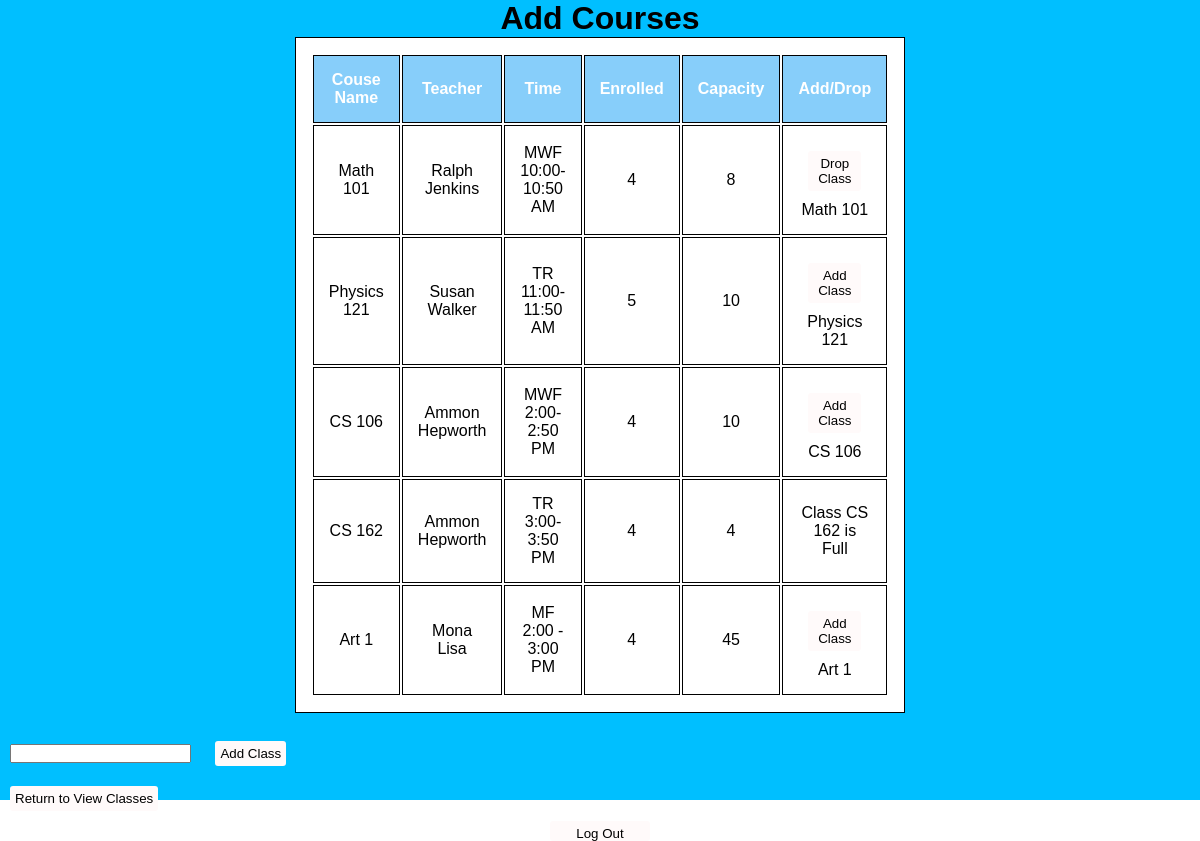
/student/courses (signed in), run on the app's committed database.
### runner.py (models this page shows, shortened)
class Courses(db.Model):
    __tablename__ = "Courses"
    class_id = db.Column(db.Integer, primary_key = True)
    class_name = db.Column(db.String, nullable = False)
    teacher = db.Column(db.String, nullable = False)
    time = db.Column(db.String, nullable = False)
    enrolled = db.Column(db.Integer, nullable = False)
    capacity = db.Column(db.Integer, nullable = False)

### runner.py (the view, shortened to what this page needs)
@app.route("/student/courses", methods=["GET", "POST"])
@login_required
def student_edit():
    if request.method == "GET":
        enrollment = Enrollment.query.filter_by(users_id = current_user.user_id)
        enrolledClasses = []
        for course in enrollment:
            enrolledClasses.append(course.classes_id)
        return render_template('student-edit-classes.html', courses = Courses.query.all(), enrollment = enrolledClasses)

### runner.py (called while the page is built)
@login_manager.user_loader
def load_user(user_id):
    return Users.query.filter_by(user_id = user_id).first()

### templates/student-edit-classes.html (shortened to what this page needs)
<!DOCTYPE html>
<html>
    <head>
        <link rel="stylesheet" href="/static/styles.css">
    </head>
	<body>
		<div class='student_edit'>
            <h1 class = "center">Add Courses</h1>
            <table id = "availableCourses">
                <thead>
                    <tr>
                        <th>Couse Name</th>
                        <th>Teacher</th>
                        <th>Time</th>
                        <th>Enrolled</th>
                        <th>Capacity</th>
						<th>Add/Drop</th>
                    </tr>
                </thead>
                <tbody>
				{% for course in courses %}
					<tr>
						<td>{{course.class_name}}</td>
						<td>{{course.teacher}}</td>
						<td>{{course.time}}</td>
						<td>{{course.enrolled}}</td>
						<td>{{course.capacity}}</td>
						{% if course.class_id in enrollment%}
							<td>
								<button type="button" class="s_drop_class" id="s_drop_class" onclick="s_drop_class_func()">Drop Class</button>
								<p>{{course.class_name}}</p>
							</td>
						{% elif course.capacity == course.enrolled %}
							<td>Class {{course.class_name}} is Full</td>
						{% else %}
							<td>
								<button type="button" class="s_add_class" id="s_add_class" onclick="s_add_class_func()">Add Class</button>
								<p>{{course.class_name}}</p>
							</td>
						{% endif %}
					</tr>
				{% endfor %}
				</tbody>
            </table><br>
			<input type="text" id="adding_class" name="Class to Add">
			<button type="button" class = "s_add_classes" id = "s_add_classes">Add Class</button><br>
			<button type="button" class = "s_view_classes" id = "s_view_classes">Return to View Classes</button><br>
            <button type="button" class = "logout" id = "logoutStudentEdit">Log Out</button>
		</div>
	</body>
</html>

### static/styles.css (style rules this page uses)
* { margin: 0; padding: 0; font-family: sans-serif; line-height: normal; }
.center { text-align: center; }
button { padding: 5px 5px; border-radius: 3px; border: none; margin: 10px; background-color: snow; }
input { margin: 10px; }
.logout { height: 20px; width: 100px; margin: 0 auto; display: block; }
.student_edit { background-position: center; background-color: deepskyblue; width: 100%; height: 100vh; }
table, th, td { border: 1px solid black; margin-left: auto; margin-right: auto; width: 50%; padding: 15px; text-align: center; color: black; background-color:white; }
th { background-color:lightskyblue; color:white; }

### data on the page
Courses: class_name "Math 101", teacher "Ralph Jenkins", time "MWF 10:00-10:50 AM", enrolled "4", capacity "8"
Courses: class_name "Physics 121", teacher "Susan Walker", time "TR 11:00-11:50 AM", enrolled "5", capacity "10"
Courses: class_name "CS 106", teacher "Ammon Hepworth", time "MWF 2:00-2:50 PM", enrolled "4", capacity "10"
Courses: class_name "CS 162", teacher "Ammon Hepworth", time "TR 3:00-3:50 PM", enrolled "4", capacity "4"
Courses: class_name "Art 1", teacher "Mona Lisa", time "MF 2:00 - 3:00 PM", enrolled "4", capacity "45"
